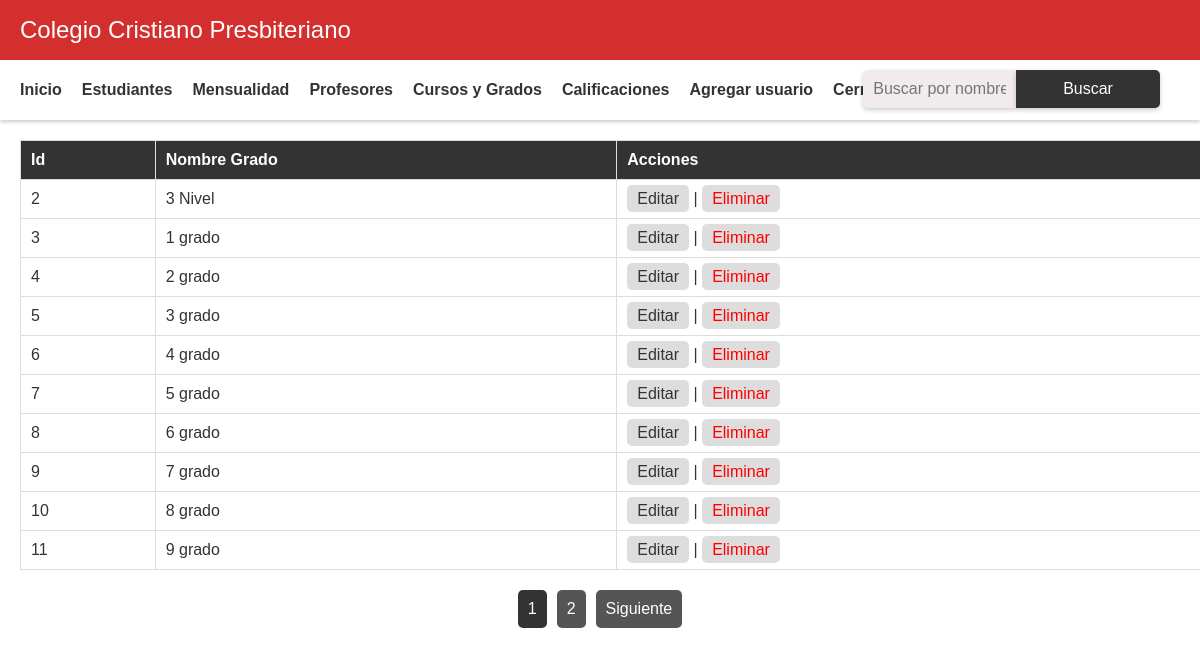
The page /code/view/admin/view_grados.php (signed in) on the database its author committed.
### tables this page shows
CREATE TABLE `grados` (
  `id_grado` int NOT NULL,
  `nombre_grado` varchar(50) NOT NULL
);

### code/view/admin/view_grados.php (the view, shortened to what this page needs)
<?php
include("header.php");
include "../../conexion.php";
$pagina = isset($_GET['pagina']) ? $_GET['pagina'] : 1;
$resultados_por_pagina = 10;
$desplazamiento = ($pagina - 1) * $resultados_por_pagina;
$consulta = "SELECT * FROM grados";
$consulta .= " LIMIT $desplazamiento, $resultados_por_pagina";
$resultado = mysqli_query($conexion, $consulta);
$total_resultados = mysqli_num_rows(mysqli_query($conexion, "SELECT * FROM grados"));
$total_paginas = ceil($total_resultados / $resultados_por_pagina);
?>
<div class="search-form">
  <form action="" method="GET">
    <input type="text" name="buscar" placeholder="Buscar por nombre">
    <button type="submit">Buscar</button>
  </form>
</div>
<table>
  <tr>
  <th>Id</th>
    <th>Nombre Grado</th>
    <th>Acciones</th>
  </tr>
  <?php while ($fila = mysqli_fetch_assoc($resultado)) { ?>
    <tr>
       <td><?php echo $fila['id_grado']; ?></td>
      <td><?php echo $fila['nombre_grado']; ?></td>
      <td>
      <a href="editar_grado.php?id=<?php echo $fila['id_grado']; ?>">Editar</a> |
        <a href="eliminar_grado.php?id=<?php echo $fila['id_grado']; ?>" class="delete-link" onclick="return confirm('¿Estás seguro de que deseas eliminar este grado?')">Eliminar</a>
      </td>
    </tr>
  <?php } ?>
</table>
<div class="pagination">
  <?php for ($i = 1; $i <= $total_paginas; $i++) { ?>
    <a href="?pagina=<?php echo $i; ?>" <?php if ($i === $pagina) echo 'class="active"'; ?>><?php echo $i; ?></a>
  <?php } ?>
  <?php if ($pagina < $total_paginas) { ?>
    <a href="?pagina=<?php echo ($pagina + 1); ?>">Siguiente</a>
  <?php } ?>
</div>

### code/view/admin/style.css (style rules this page uses)
body { margin: 0; padding: 0; font-family: sans-serif; background-color: #fff; color: #333; }
input, select { width: 100%; padding: 10px; margin-bottom: 20px; border-radius: 5px; border: none; background-color: #f1ebeb; }
button[type="submit"] { width: 100%; padding: 10px; margin-bottom: 20px; border-radius: 5px; border: none; background-color: #4CAF50; color: #fff; cursor: pointer; transition: background-color 0.3s ease; }

### code/view/admin/view_grados.php (style rules this page uses)
body { font-family: Arial, sans-serif; margin: 0; padding: 0; }
.search-form { position: absolute; top: 50px; right: 20px; }
form { display: flex; align-items: center; justify-content: flex-end; margin: 20px; }
input[type="text"] { padding: 10px; font-size: 16px; border-radius: 5px 0 0 5px; border: none; box-shadow: 0 2px 5px rgba(0, 0, 0, 0.2); }
button[type="submit"] { padding: 10px; font-size: 16px; background-color: #333; color: #fff; border-radius: 0 5px 5px 0; border: none; box-shadow: 0 2px 5px rgba(0, 0, 0, 0.2); cursor: pointer; }
table { border-collapse: collapse; width: 100%; margin: 20px; }
th, td { padding: 10px; border: 1px solid #ddd; text-align: left; }
th { background-color: #333; color: #fff; }
td a { color: #333; text-decoration: none; background-color: #ddd; padding: 5px 10px; border-radius: 5px; }
.delete-link { color: red; }
.pagination { margin-top: 20px; display: flex; justify-content: center; }
.pagination a { display: inline-block; padding: 10px; margin: 0 5px; background-color: #555; color: #fff; text-align: center; text-decoration: none; border-radius: 5px; }
.pagination .active { background-color: #333; }

### rows shown on the page
grados: id_grado "2", nombre_grado "3 Nivel"
grados: id_grado "3", nombre_grado "1 grado"
grados: id_grado "4", nombre_grado "2 grado"
grados: id_grado "5", nombre_grado "3 grado"
grados: id_grado "6", nombre_grado "4 grado"
grados: id_grado "7", nombre_grado "5 grado"
grados: id_grado "8", nombre_grado "6 grado"
grados: id_grado "9", nombre_grado "7 grado"
grados: id_grado "10", nombre_grado "8 grado"
grados: id_grado "11", nombre_grado "9 grado"
